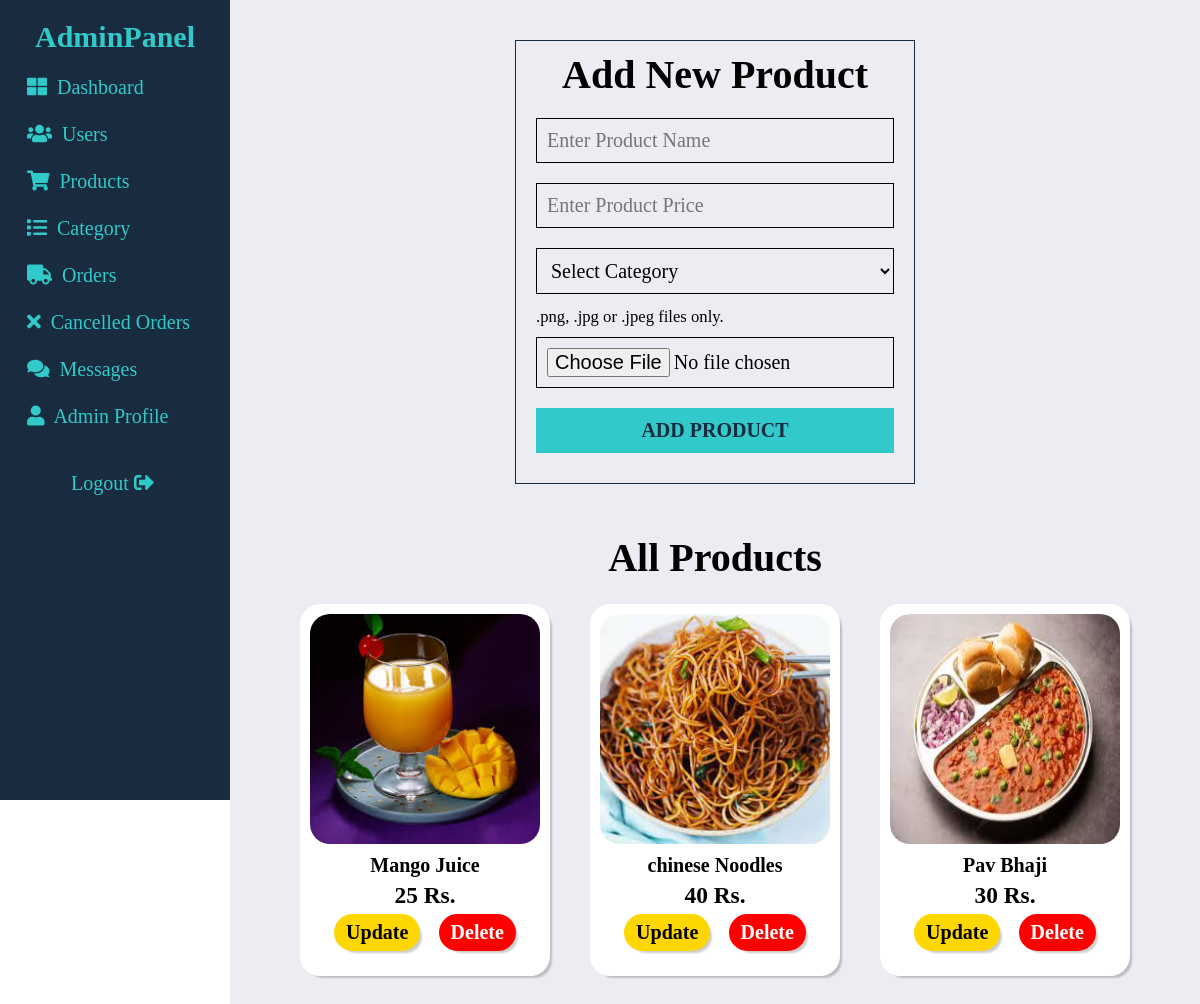
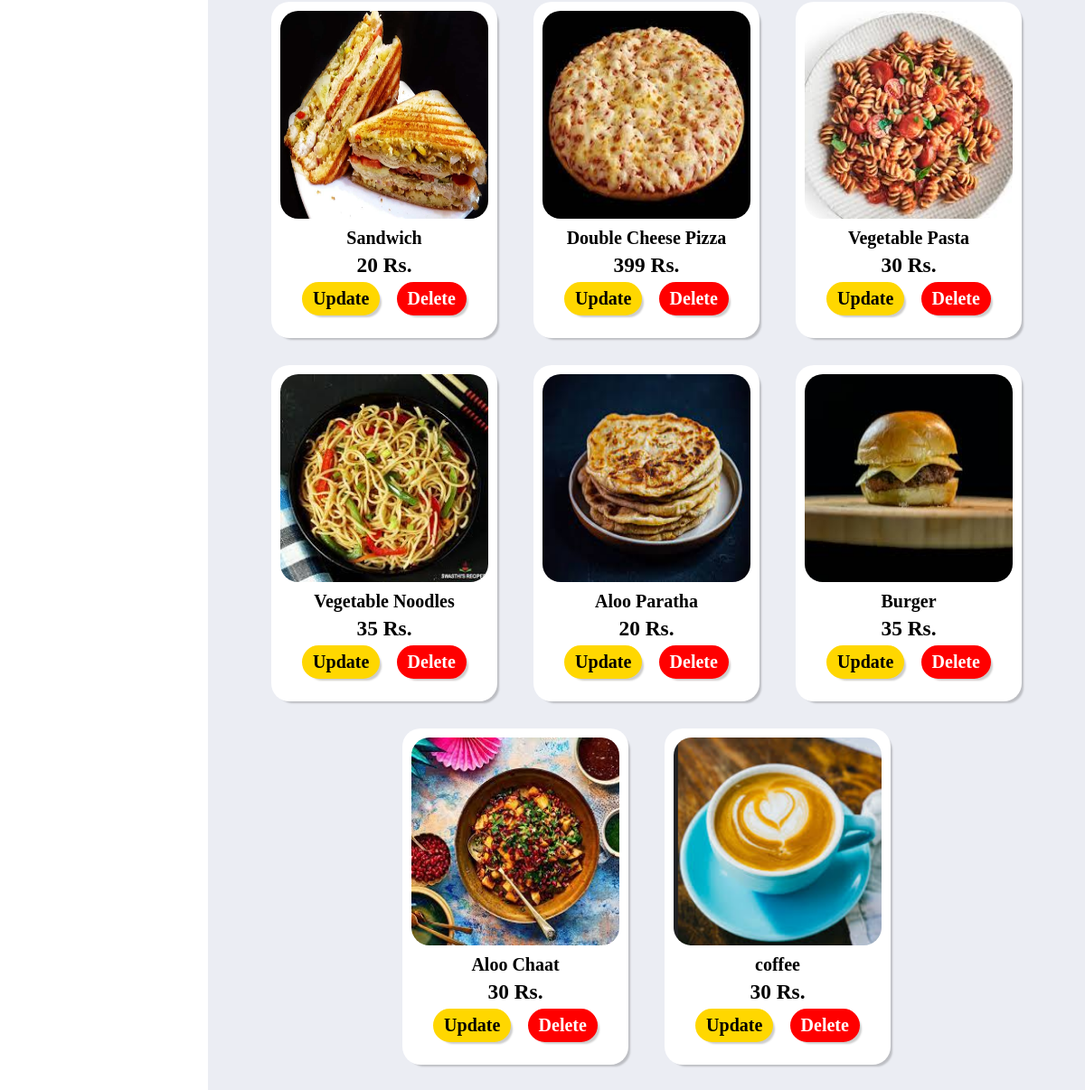
Page /admin/product.php (signed in) on the committed database (2 pictures, top to bottom).
### tables this page shows
CREATE TABLE `menu` (
  `fid` int(5) NOT NULL,
  `fname` varchar(35) NOT NULL,
  `fprice` int(5) NOT NULL,
  `fimg` varchar(35) NOT NULL,
  `fcategory` varchar(25) NOT NULL
);

### admin/product.php (the view, shortened to what this page needs)
<!DOCTYPE html>
<html lang="en">
<head>
    <link rel="stylesheet" href="css/product.css">
</head>
<body>
    <?php
    include 'navbar.php';
    ?>
    <main class="main">
        <form action="manage_products.php" class="form" method="POST" enctype="multipart/form-data">
            <h1>Add New Product</h1>
            <div class="container">
                <input type="text" required name="fname" placeholder="Enter Product Name">
                <br>
                <input type="number" required name="fprice" placeholder="Enter Product Price">
                <br>
                <select name="fcategory" required>
                    <option value="" disabled selected>Select Category</option>
                </select>
                <br>
                <small>.png, .jpg or .jpeg files only.</small>
                <input type="file" required name="fimg" accept=".png, .jpg, .jpeg">
                <button type="submit" name="add_product" class="btn">Add Product</button>
            </div>
        </form>
        <div class="products">
            <h1>All Products</h1>
            <br>
            <?php
            $sql = "select * from menu";
            $result = mysqli_query($con, $sql) or die("query unsuccessful!");
            if (mysqli_num_rows($result) > 0) {
            ?>
                <div class="foodItems">
                    <?php
                    while ($row = mysqli_fetch_assoc($result)) {
                    ?>
                        <form action="manage_products.php" method="post">
                            <div class="foodCard">
                                <img src="../images/<?php echo $row['fimg'] ?>" alt="image" class="foodItem">
                                <div class="foodItemDescription">
                                    <h4><?php echo $row['fname'] ?></h4>
                                    <h3><?php echo $row['fprice'] ?> Rs.</h3>
                                    <div class="btns">
                                        <button type="submit" name="update_product" class="updatebtn">Update</button>
                                        <button type="submit" name="delete_product" class="deletebtn" onclick="return confirm('delete this product?');">Delete</button>
                                    </div>
                                </div>
                            </div>
                        </form>
                    <?php
                    }
                    ?>
                </div>
            <?php
            } else {
                echo "No result to show";
            }
            ?>
        </div>
    </main>
</body>
</html>

### admin/css/product.css (style rules this page uses)
.main { min-height: 100vh; text-align: center; padding: 30px; background-color: var(--body); }
.form { width: 400px; padding: 10px; margin: 10px auto; border: 1px solid var(--admin); }
.container { text-align: left; padding: 10px; }
.form .container input, .form .container select, .btn { margin: 10px auto; padding: 10px; width: 100%; font-size: 20px; background-color: transparent; border: 1px solid black; }
.btn { background-color: var(--color); border-color: var(--color); font-weight: 700; color: var(--admin); }
.products { margin-top: 50px; }
.foodItems { display: flex; justify-content: center; flex-wrap: wrap; column-gap: 40px; }
.foodCard { width: 250px; background-color: var(--white); border-radius: 20px; text-align: center; padding-bottom: 10px; margin-bottom: 30px; box-shadow: 4px 4px 2px -2px rgba(0,0,0,.2); }
.foodCard :nth-child(n) { margin-bottom: 5px; }
.foodItem { width: 230px; height: 230px; border-radius: 20px; margin: 10px auto; }
.foodItemDescription { display: flex; flex-direction: column; justify-content: center; align-items: center; }
.updatebtn, .deletebtn { font-size: 20px; padding: 5px 10px; font-weight: bold; cursor: pointer; box-shadow: 4px 4px 2px -2px rgba(0,0,0,.2); border-radius: 20px; }
.updatebtn { background-color: var(--main-color); border: 2px solid var(--main-color); }
.deletebtn { background-color: var(--danger); border: 2px solid var(--danger); color: var(--white); }
.btns { display: flex; flex-direction: row; width: 80%; justify-content: space-around; align-items: center; }

### admin/css/navbar.css (style rules this page uses)
:root { --main-color: gold; --white: #fff; --black: #000; --danger: red; --footer: #262d34; --body: #ebedf3; --light-color: #777; --admin : #192b3f; --color : #31c9c9; --special : #007f9a; }
* { box-sizing: border-box; margin: 0; padding: 0; text-decoration: none; font-family: Cambria, Times, 'Times New Roman', serif; }
body { font-size: 20px; }
.btn { cursor: pointer; text-transform: uppercase; }
.main { margin-left: 230px; }

### rows in the picture
menu: fimg (picture), fname "Mango Juice", fprice "25"
menu: fimg (picture), fname "chinese Noodles", fprice "40"
menu: fimg (picture), fname "Pav Bhaji", fprice "30"
menu: fimg (picture), fname "Sandwich", fprice "20"
menu: fimg (picture), fname "Double Cheese Pizza", fprice "399"
menu: fimg (picture), fname "Vegetable Pasta", fprice "30"
menu: fimg (picture), fname "Vegetable Noodles", fprice "35"
menu: fimg (picture), fname "Aloo Paratha", fprice "20"
menu: fimg (picture), fname "Burger", fprice "35"
menu: fimg (picture), fname "Aloo Chaat", fprice "30"
menu: fimg (picture), fname "coffee", fprice "30"
